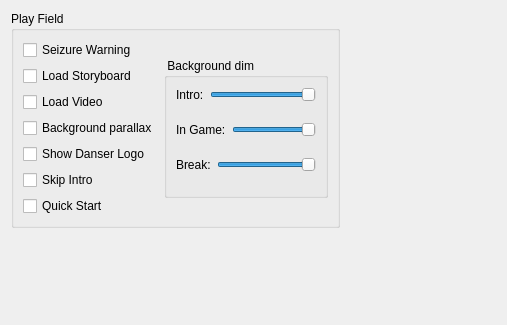
            <widget class="QWidget" name="otherSettings">
             <attribute name="title">
              <string>Other</string>
             </attribute>
             <layout class="QGridLayout" name="gridLayout_21">
              <item row="0" column="0">
               <widget class="QGroupBox" name="playfieldGroupBox">
                <property name="title">
                 <string>Play Field</string>
                </property>
                <layout class="QGridLayout" name="gridLayout_25">
                 <item row="0" column="0">
                  <layout class="QGridLayout" name="playfieldGridLayout">
                   <item row="0" column="0">
                    <layout class="QVBoxLayout" name="playfieldCheckBoxVerticalLayout">
                     <item>
                      <widget class="QCheckBox" name="seizureWarningCheckBox">
                       <property name="toolTip">
                        <string>Can be nice if you upload the video to YouTube for example.</string>
                       </property>
                       <property name="text">
                        <string>Seizure Warning</string>
                       </property>
                      </widget>
                     </item>
                     <item>
                      <widget class="QCheckBox" name="loadStoryboardCheckBox">
                       <property name="text">
                        <string>Load Storyboard</string>
                       </property>
                      </widget>
                     </item>
                     <item>
                      <widget class="QCheckBox" name="loadVideoCheckBox">
                       <property name="text">
                        <string>Load Video</string>
                       </property>
                      </widget>
                     </item>
                     <item>
                      <widget class="QCheckBox" name="bgParallaxCheckBox">
                       <property name="text">
                        <string>Background parallax</string>
                       </property>
                      </widget>
                     </item>
                     <item>
                      <widget class="QCheckBox" name="showDanserLogoCheckBox">
                       <property name="text">
                        <string>Show Danser Logo</string>
                       </property>
                      </widget>
                     </item>
                     <item>
                      <widget class="QCheckBox" name="skipIntroCheckBox">
                       <property name="text">
                        <string>Skip Intro</string>
                       </property>
                      </widget>
                     </item>
                     <item>
                      <widget class="QCheckBox" name="quickStartCheckBox">
                       <property name="text">
                        <string>Quick Start</string>
                       </property>
                      </widget>
                     </item>
                    </layout>
                   </item>
                   <item row="0" column="1">
                    <widget class="QGroupBox" name="backgroundDimGroupBox">
                     <property name="maximumSize">
                      <size>
                       <width>16777215</width>
                       <height>140</height>
                      </size>
                     </property>
                     <property name="title">
                      <string> Background dim</string>
                     </property>
                     <layout class="QVBoxLayout" name="verticalLayout_14">
                      <item>
                       <layout class="QVBoxLayout" name="backgroundDimVerticalLayout">
                        <item>
                         <layout class="QFormLayout" name="introBGDimFormLayout">
                          <item row="0" column="0">
                           <widget class="QLabel" name="introBGDimLabel">
                            <property name="text">
                             <string>Intro:</string>
                            </property>
                           </widget>
                          </item>
                          <item row="0" column="1">
                           <widget class="QLabeledSlider" name="introBGDimSlider">
                            <property name="cursor">
                             <cursorShape>SizeHorCursor</cursorShape>
                            </property>
                            <property name="mouseTracking">
                             <bool>false</bool>
                            </property>
                            <property name="layoutDirection">
                             <enum>Qt::LeftToRight</enum>
                            </property>
                            <property name="autoFillBackground">
                             <bool>false</bool>
                            </property>
                            <property name="inputMethodHints">
                             <set>Qt::ImhNone</set>
                            </property>
                            <property name="maximum">
                             <number>100</number>
                            </property>
                            <property name="value">
                             <number>100</number>
                            </property>
                            <property name="tracking">
                             <bool>false</bool>
                            </property>
                            <property name="orientation">
                             <enum>Qt::Horizontal</enum>
                            </property>
                            <property name="invertedAppearance">
                             <bool>false</bool>
                            </property>
                            <property name="invertedControls">
                             <bool>false</bool>
                            </property>
                            <property name="tickPosition">
                             <enum>QSlider::NoTicks</enum>
                            </property>
                           </widget>
                          </item>
                         </layout>
                        </item>
                        <item>
                         <layout class="QFormLayout" name="inGameBGDimFormLayout">
                          <item row="0" column="0">
                           <widget class="QLabel" name="inGameBGDmabel">
                            <property name="text">
                             <string>In Game:</string>
                            </property>
                           </widget>
                          </item>
                          <item row="0" column="1">
                           <widget class="QLabeledSlider" name="inGameBGDimSlider">
                            <property name="cursor">
                             <cursorShape>SizeHorCursor</cursorShape>
                            </property>
                            <property name="maximum">
                             <number>100</number>
                            </property>
                            <property name="value">
                             <number>100</number>
                            </property>
                            <property name="orientation">
                             <enum>Qt::Horizontal</enum>
                            </property>
                           </widget>
                          </item>
                         </layout>
                        </item>
                        <item>
                         <layout class="QFormLayout" name="breakBGDimFormLayout">
                          <item row="0" column="0">
                           <widget class="QLabel" name="breakBGDimLabel">
                            <property name="text">
                             <string>Break:</string>
                            </property>
                           </widget>
                          </item>
                          <item row="0" column="1">
                           <widget class="QLabeledSlider" name="breakBGDimSlider">
                            <property name="cursor">
                             <cursorShape>SizeHorCursor</cursorShape>
                            </property>
                            <property name="maximum">
                             <number>100</number>
                            </property>
                            <property name="value">
                             <number>100</number>
                            </property>
                            <property name="orientation">
                             <enum>Qt::Horizontal</enum>
                            </property>
                            <property name="invertedAppearance">
                             <bool>false</bool>
                            </property>
                            <property name="invertedControls">
                             <bool>false</bool>
                            </property>
                            <property name="tickPosition">
                             <enum>QSlider::NoTicks</enum>
                            </property>
                           </widget>
                          </item>
                         </layout>
                        </item>
                       </layout>
                      </item>
                     </layout>
                    </widget>
                   </item>
                  </layout>
                 </item>
                </layout>
               </widget>
              </item>
              <item row="0" column="1">
               <widget class="QWidget" name="empty_widget_6" native="true">
                <property name="minimumSize">
                 <size>
                  <width>150</width>
                  <height>0</height>
                 </size>
                </property>
               </widget>
              </item>
              <item row="1" column="0" colspan="2">
               <widget class="QWidget" name="empty_widget_7" native="true">
                <property name="minimumSize">
                 <size>
                  <width>0</width>
                  <height>80</height>
                 </size>
                </property>
               </widget>
              </item>
             </layout>
            </widget>
